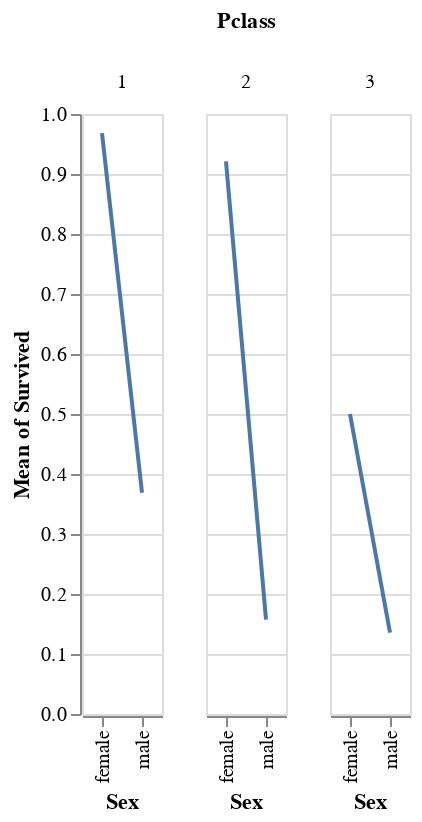

This figure's notebook cell:
### Markdown cell above
**Mark line**

### Code cell
alt.Chart(titanic).mark_line().encode(
    x='Sex',
    y='mean(Survived)',
    column='Pclass'
)

### Figure 1 — Vega-Lite specification as saved in the notebook (floating-point values rounded to 4 significant figures; data arrays with more than 128 entries replaced by an {"elided": "..."} marker saying what was removed)
{"config": {"view": {"continuousWidth": 400, "continuousHeight": 300}}, "data": {"name": "data-93290830beea3a875eeab316df346c54"}, "mark": "line", "encoding": {"column": {"type": "quantitative", "field": "Pclass"}, "x": {"type": "nominal", "field": "Sex"}, "y": {"type": "quantitative", "aggregate": "mean", "field": "Survived"}}, "$schema": "https://vega.github.io/schema/vega-lite/v4.8.1.json", "datasets": {"data-93290830beea3a875eeab316df346c54": {"elided": "891 records"}}}
